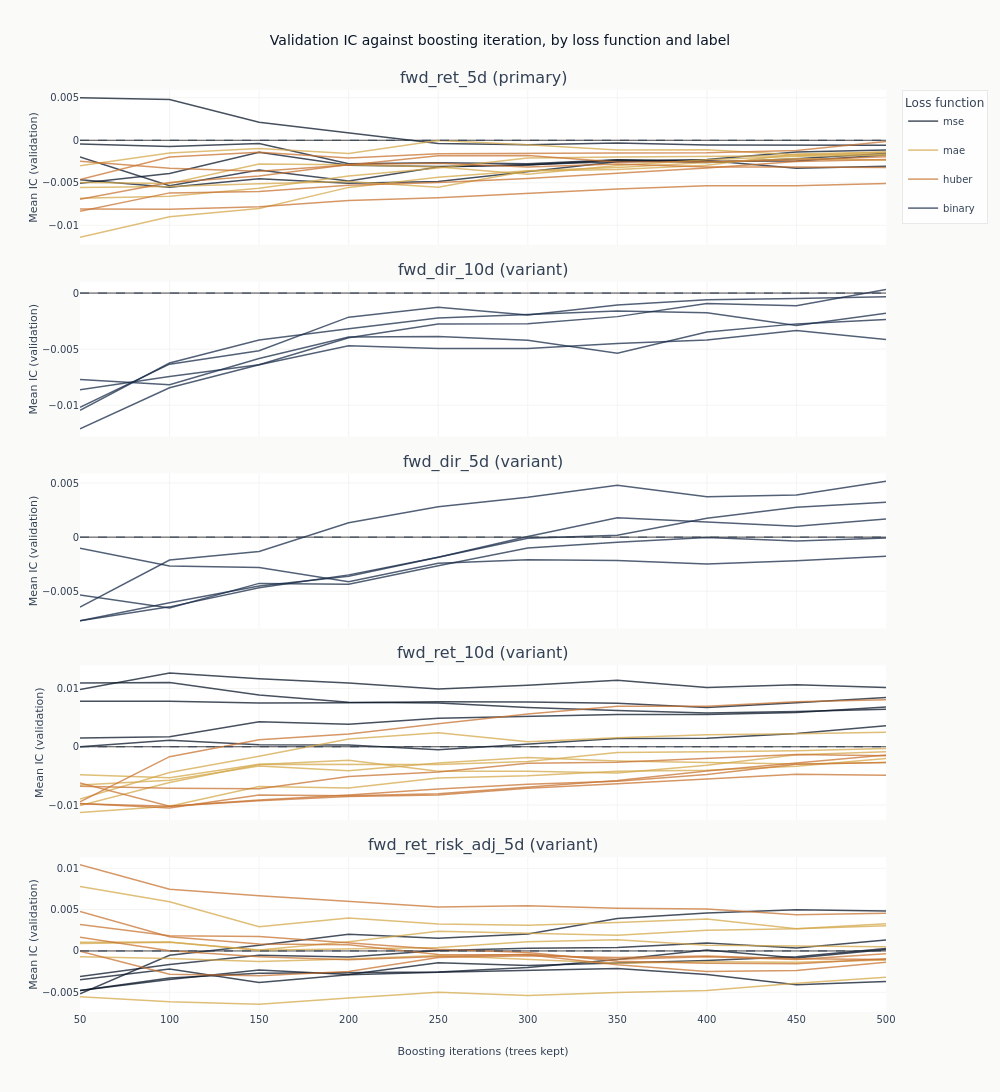

Here is the notebook cell this chart was saved with:
### Markdown cell above
### What more trees do

Each line traces one configuration's out-of-sample IC as trees are added to it, in its own
label's panel. This is the figure the checkpoint dimension exists to produce, and it separates
two things a single end-of-training number cannot.

A line that rises and then falls has an interior optimum: the model was still learning, then
began fitting the training window at the expense of the validation folds. A line that wanders
without trend around zero never had anything to learn in the first place, and its highest point
is wherever the noise happened to peak. The difference matters, because both produce a
respectable-looking maximum.

### Code cell
curves = catalog.filter("full_coverage").sort("label", "config_name", "checkpoint_value")
objectives = {
    "mse": COLORS["blue"],
    "mae": COLORS["amber"],
    "huber": COLORS["copper"],
    "binary": COLORS["slate"],
}


def objective_of(name: str) -> str:
    """Read the loss function out of a declared configuration name.

    Raising on an unrecognised name rather than defaulting is the point. The classification
    labels declare `*_binary` configurations, and a default of `mse` drew them in the
    squared-error colour under a legend that said the colour was the loss function.
    """
    match = next((key for key in objectives if name.endswith(key)), None)
    if match is None:
        raise ValueError(f"{name!r} does not end in a declared objective: {sorted(objectives)}")
    return match


fig_curves = make_subplots(
    rows=len(panel_labels),
    cols=1,
    shared_xaxes=True,
    vertical_spacing=0.04,
    subplot_titles=[
        f"{label} ({'primary' if label == primary else 'variant'})" for label in panel_labels
    ],
)
drawn_objectives: set[str] = set()
for row, label in enumerate(panel_labels, start=1):
    panel = curves.filter(pl.col("label") == label)
    for objective, color in objectives.items():
        members = [
            name
            for name in panel.get_column("config_name").unique(maintain_order=True)
            if objective_of(name) == objective
        ]
        for config_name in members:
            series = panel.filter(pl.col("config_name") == config_name)
            fig_curves.add_trace(
                go.Scatter(
                    x=series.get_column("checkpoint_value").to_list(),
                    y=series.get_column("ic_mean").to_list(),
                    mode="lines",
                    name=objective,
                    legendgroup=objective,
                    # One legend entry per loss function, not per configuration: the colour is
                    # the claim, and fifty-five named lines would bury it.
                    showlegend=objective not in drawn_objectives,
                    line=dict(color=color, width=1.5),
                    opacity=0.75,
                ),
                row=row,
                col=1,
            )
            drawn_objectives.add(objective)
    fig_curves.add_hline(
        y=0, line_width=1, line_dash="dash", line_color=COLORS["neutral"], row=row, col=1
    )
    fig_curves.update_yaxes(title_text="Mean IC (validation)", row=row, col=1)
fig_curves.update_xaxes(title_text="Boosting iterations (trees kept)", row=len(panel_labels), col=1)
fig_curves.update_layout(
    title="Validation IC against boosting iteration, by loss function and label",
    height=260 * len(panel_labels),
    width=1000,
    margin=dict(t=90),
    legend=dict(title_text="Loss function"),
)
# Which panels sit above zero is a fact about the frame, so the alt text reads it. Describing the
# whole chart as sitting below zero was true of the one label this notebook used to fit.
side_text = "; ".join(
    f"{row['label']} has {row['n_positive']} of {row['candidates']} above zero"
    for row in by_label.sort("label").iter_rows(named=True)
)
show_plotly_with_alt(
    fig_curves,
    "Line charts of mean validation information coefficient against boosting iteration, one line "
    "per configuration, coloured by loss function: dark navy for squared error, gold for absolute "
    "error, copper for Huber, slate for the binary objective the classification labels declare. "
    "One panel per label, sharing the iteration axis, each with a dashed zero line. Counted from "
    f"the frame: {side_text}. Within any one panel the lines wander up and down rather than "
    "rising to a common peak and falling away.",
)

### Figure 1 — Plotly figure (JSON) as saved in the notebook; plotly's stock layout.template omitted (floating-point values rounded to 4 significant figures)
{"data": [{"legendgroup": "mse", "line": {"color": "#0a1628", "width": 1.5}, "mode": "lines", "name": "mse", "opacity": 0.75, "showlegend": true, "type": "scatter", "x": [50, 100, 150, 200, 250, 300, 350, 400, 450, 500], "xaxis": "x", "y": [-0.005063, -0.003901, -0.001419, -0.002949, -0.003092, -0.002899, -0.002306, -0.002619, -0.002187, -0.001529], "yaxis": "y"}, {"legendgroup": "mse", "line": {"color": "#0a1628", "width": 1.5}, "mode": "lines", "name": "mse", "opacity": 0.75, "showlegend": false, "type": "scatter", "x": [50, 100, 150, 200, 250, 300, 350, 400, 450, 500], "xaxis": "x", "y": [-0.0004326, -0.0007404, -0.000382, -0.002772, -0.002645, -0.002766, -0.002296, -0.002371, -0.0033, -0.003059], "yaxis": "y"}, {"legendgroup": "mse", "line": {"color": "#0a1628", "width": 1.5}, "mode": "lines", "name": "mse", "opacity": 0.75, "showlegend": false, "type": "scatter", "x": [50, 100, 150, 200, 250, 300, 350, 400, 450, 500], "xaxis": "x", "y": [-0.001955, -0.005347, -0.003484, -0.004776, -0.003139, -0.00289, -0.002496, -0.002427, -0.002445, -0.001727], "yaxis": "y"}, {"legendgroup": "mse", "line": {"color": "#0a1628", "width": 1.5}, "mode": "lines", "name": "mse", "opacity": 0.75, "showlegend": false, "type": "scatter", "x": [50, 100, 150, 200, 250, 300, 350, 400, 450, 500], "xaxis": "x", "y": [-0.004636, -0.005538, -0.004532, -0.00506, -0.004853, -0.003682, -0.002539, -0.002274, -0.001378, -0.001152], "yaxis": "y"}, {"legendgroup": "mse", "line": {"color": "#0a1628", "width": 1.5}, "mode": "lines", "name": "mse", "opacity": 0.75, "showlegend": false, "type": "scatter", "x": [50, 100, 150, 200, 250, 300, 350, 400, 450, 500], "xaxis": "x", "y": [0.005005, 0.004796, 0.002119, 0.0008642, -0.0003705, -0.0005176, -0.0003296, -0.0005434, -0.0005895, -0.0005738], "yaxis": "y"}, {"legendgroup": "mae", "line": {"color": "#D4A84B", "width": 1.5}, "mode": "lines", "name": "mae", "opacity": 0.75, "showlegend": true, "type": "scatter", "x": [50, 100, 150, 200, 250, 300, 350, 400, 450, 500], "xaxis": "x", "y": [-0.005551, -0.005447, -0.005107, -0.004864, -0.005517, -0.003611, -0.003424, -0.002946, -0.001611, -0.001375], "yaxis": "y"}, {"legendgroup": "mae", "line": {"color": "#D4A84B", "width": 1.5}, "mode": "lines", "name": "mae", "opacity": 0.75, "showlegend": false, "type": "scatter", "x": [50, 100, 150, 200, 250, 300, 350, 400, 450, 500], "xaxis": "x", "y": [-0.004976, -0.005096, -0.002799, -0.002874, -0.003155, -0.004001, -0.002963, -0.002279, -0.001879, -0.001747], "yaxis": "y"}, {"legendgroup": "mae", "line": {"color": "#D4A84B", "width": 1.5}, "mode": "lines", "name": "mae", "opacity": 0.75, "showlegend": false, "type": "scatter", "x": [50, 100, 150, 200, 250, 300, 350, 400, 450, 500], "xaxis": "x", "y": [-0.006808, -0.006573, -0.005653, -0.004208, -0.003261, -0.002087, -0.001971, -0.001875, -0.001812, -0.001367], "yaxis": "y"}, {"legendgroup": "mae", "line": {"color": "#D4A84B", "width": 1.5}, "mode": "lines", "name": "mae", "opacity": 0.75, "showlegend": false, "type": "scatter", "x": [50, 100, 150, 200, 250, 300, 350, 400, 450, 500], "xaxis": "x", "y": [-0.0114, -0.008993, -0.008024, -0.005543, -0.004345, -0.003575, -0.003206, -0.002608, -0.002134, -0.002361], "yaxis": "y"}, {"legendgroup": "mae", "line": {"color": "#D4A84B", "width": 1.5}, "mode": "lines", "name": "mae", "opacity": 0.75, "showlegend": false, "type": "scatter", "x": [50, 100, 150, 200, 250, 300, 350, 400, 450, 500], "xaxis": "x", "y": [-0.002988, -0.001508, -0.0009672, -0.001543, -3.25e-05, -0.0005123, -0.001135, -0.001112, -0.001708, -0.001623], "yaxis": "y"}, {"legendgroup": "huber", "line": {"color": "#C87533", "width": 1.5}, "mode": "lines", "name": "huber", "opacity": 0.75, "showlegend": true, "type": "scatter", "x": [50, 100, 150, 200, 250, 300, 350, 400, 450, 500], "xaxis": "x", "y": [-0.004626, -0.001969, -0.001403, -0.002083, -0.001576, -0.001499, -0.001493, -0.00147, -0.001201, -0.0001363], "yaxis": "y"}, {"legendgroup": "huber", "line": {"color": "#C87533", "width": 1.5}, "mode": "lines", "name": "huber", "opacity": 0.75, "showlegend": false, "type": "scatter", "x": [50, 100, 150, 200, 250, 300, 350, 400, 450, 500], "xaxis": "x", "y": [-0.006937, -0.004957, -0.004209, -0.002841, -0.002692, -0.003134, -0.002783, -0.003133, -0.003146, -0.003199], "yaxis": "y"}, {"legendgroup": "huber", "line": {"color": "#C87533", "width": 1.5}, "mode": "lines", "name": "huber", "opacity": 0.75, "showlegend": false, "type": "scatter", "x": [50, 100, 150, 200, 250, 300, 350, 400, 450, 500], "xaxis": "x", "y": [-0.008087, -0.008105, -0.007815, -0.007099, -0.006749, -0.00621, -0.005743, -0.005344, -0.005353, -0.005098], "yaxis": "y"}, {"legendgroup": "huber", "line": {"color": "#C87533", "width": 1.5}, "mode": "lines", "name": "huber", "opacity": 0.75, "showlegend": false, "type": "scatter", "x": [50, 100, 150, 200, 250, 300, 350, 400, 450, 500], "xaxis": "x", "y": [-0.008355, -0.00619, -0.006035, -0.005299, -0.004982, -0.004493, -0.003877, -0.003265, -0.002486, -0.002252], "yaxis": "y"}, {"legendgroup": "huber", "line": {"color": "#C87533", "width": 1.5}, "mode": "lines", "name": "huber", "opacity": 0.75, "showlegend": false, "type": "scatter", "x": [50, 100, 150, 200, 250, 300, 350, 400, 450, 500], "xaxis": "x", "y": [-0.002454, -0.00329, -0.003633, -0.002901, -0.001834, -0.001796, -0.002553, -0.002521, -0.002317, -0.001932], "yaxis": "y"}, {"legendgroup": "binary", "line": {"color": "#1a2d4a", "width": 1.5}, "mode": "lines", "name": "binary", "opacity": 0.75, "showlegend": true, "type": "scatter", "x": [50, 100, 150, 200, 250, 300, 350, 400, 450, 500], "xaxis": "x2", "y": [-0.01018, -0.006338, -0.005148, -0.002145, -0.001256, -0.001963, -0.00106, -0.0006015, -0.0004882, -0.0003305], "yaxis": "y2"}, {"legendgroup": "binary", "line": {"color": "#1a2d4a", "width": 1.5}, "mode": "lines", "name": "binary", "opacity": 0.75, "showlegend": false, "type": "scatter", "x": [50, 100, 150, 200, 250, 300, 350, 400, 450, 500], "xaxis": "x2", "y": [-0.007694, -0.008167, -0.005829, -0.003913, -0.003861, -0.004202, -0.005373, -0.003474, -0.002745, -0.002355], "yaxis": "y2"}, {"legendgroup": "binary", "line": {"color": "#1a2d4a", "width": 1.5}, "mode": "lines", "name": "binary", "opacity": 0.75, "showlegend": false, "type": "scatter", "x": [50, 100, 150, 200, 250, 300, 350, 400, 450, 500], "xaxis": "x2", "y": [-0.01045, -0.00624, -0.00419, -0.003172, -0.002221, -0.001885, -0.001602, -0.001748, -0.002888, -0.001792], "yaxis": "y2"}, {"legendgroup": "binary", "line": {"color": "#1a2d4a", "width": 1.5}, "mode": "lines", "name": "binary", "opacity": 0.75, "showlegend": false, "type": "scatter", "x": [50, 100, 150, 200, 250, 300, 350, 400, 450, 500], "xaxis": "x2", "y": [-0.01211, -0.00844, -0.006394, -0.003978, -0.002764, -0.002728, -0.002099, -0.0009276, -0.00113, 0.0003168], "yaxis": "y2"}, {"legendgroup": "binary", "line": {"color": "#1a2d4a", "width": 1.5}, "mode": "lines", "name": "binary", "opacity": 0.75, "showlegend": false, "type": "scatter", "x": [50, 100, 150, 200, 250, 300, 350, 400, 450, 500], "xaxis": "x2", "y": [-0.008625, -0.007427, -0.006389, -0.004692, -0.004931, -0.004935, -0.004492, -0.004183, -0.003346, -0.004131], "yaxis": "y2"}, {"legendgroup": "binary", "line": {"color": "#1a2d4a", "width": 1.5}, "mode": "lines", "name": "binary", "opacity": 0.75, "showlegend": false, "type": "scatter", "x": [50, 100, 150, 200, 250, 300, 350, 400, 450, 500], "xaxis": "x3", "y": [-0.006472, -0.00212, -0.001331, 0.001326, 0.002804, 0.003693, 0.004787, 0.003722, 0.003884, 0.005159], "yaxis": "y3"}, {"legendgroup": "binary", "line": {"color": "#1a2d4a", "width": 1.5}, "mode": "lines", "name": "binary", "opacity": 0.75, "showlegend": false, "type": "scatter", "x": [50, 100, 150, 200, 250, 300, 350, 400, 450, 500], "xaxis": "x3", "y": [-0.005344, -0.006554, -0.004274, -0.004358, -0.002638, -0.001011, -0.0004832, -3.49e-05, -0.0003683, -8.363e-05], "yaxis": "y3"}, {"legendgroup": "binary", "line": {"color": "#1a2d4a", "width": 1.5}, "mode": "lines", "name": "binary", "opacity": 0.75, "showlegend": false, "type": "scatter", "x": [50, 100, 150, 200, 250, 300, 350, 400, 450, 500], "xaxis": "x3", "y": [-0.007722, -0.006443, -0.00467, -0.003488, -0.001849, -0.0001144, 0.0001792, 0.001746, 0.002758, 0.003229], "yaxis": "y3"}, {"legendgroup": "binary", "line": {"color": "#1a2d4a", "width": 1.5}, "mode": "lines", "name": "binary", "opacity": 0.75, "showlegend": false, "type": "scatter", "x": [50, 100, 150, 200, 250, 300, 350, 400, 450, 500], "xaxis": "x3", "y": [-0.00772, -0.006054, -0.004514, -0.003612, -0.001865, 4.866e-05, 0.001799, 0.001442, 0.001015, 0.001676], "yaxis": "y3"}, {"legendgroup": "binary", "line": {"color": "#1a2d4a", "width": 1.5}, "mode": "lines", "name": "binary", "opacity": 0.75, "showlegend": false, "type": "scatter", "x": [50, 100, 150, 200, 250, 300, 350, 400, 450, 500], "xaxis": "x3", "y": [-0.001021, -0.002676, -0.002806, -0.004118, -0.002406, -0.002081, -0.002154, -0.002485, -0.002191, -0.001774], "yaxis": "y3"}, {"legendgroup": "mse", "line": {"color": "#0a1628", "width": 1.5}, "mode": "lines", "name": "mse", "opacity": 0.75, "showlegend": false, "type": "scatter", "x": [50, 100, 150, 200, 250, 300, 350, 400, 450, 500], "xaxis": "x4", "y": [-1.649e-06, 0.001133, 0.0003602, 0.0002821, -0.0005079, 0.0005089, 0.001435, 0.001438, 0.002256, 0.003603], "yaxis": "y4"}, {"legendgroup": "mse", "line": {"color": "#0a1628", "width": 1.5}, "mode": "lines", "name": "mse", "opacity": 0.75, "showlegend": false, "type": "scatter", "x": [50, 100, 150, 200, 250, 300, 350, 400, 450, 500], "xaxis": "x4", "y": [0.01093, 0.01101, 0.008868, 0.007636, 0.007491, 0.006737, 0.006218, 0.005792, 0.006063, 0.006426], "yaxis": "y4"}, {"legendgroup": "mse", "line": {"color": "#0a1628", "width": 1.5}, "mode": "lines", "name": "mse", "opacity": 0.75, "showlegend": false, "type": "scatter", "x": [50, 100, 150, 200, 250, 300, 350, 400, 450, 500], "xaxis": "x4", "y": [0.007785, 0.007789, 0.007521, 0.007532, 0.007727, 0.007682, 0.00746, 0.006745, 0.00756, 0.008463], "yaxis": "y4"}, {"legendgroup": "mse", "line": {"color": "#0a1628", "width": 1.5}, "mode": "lines", "name": "mse", "opacity": 0.75, "showlegend": false, "type": "scatter", "x": [50, 100, 150, 200, 250, 300, 350, 400, 450, 500], "xaxis": "x4", "y": [0.001488, 0.001735, 0.004272, 0.003855, 0.004877, 0.005145, 0.005511, 0.005546, 0.005869, 0.006801], "yaxis": "y4"}, {"legendgroup": "mse", "line": {"color": "#0a1628", "width": 1.5}, "mode": "lines", "name": "mse", "opacity": 0.75, "showlegend": false, "type": "scatter", "x": [50, 100, 150, 200, 250, 300, 350, 400, 450, 500], "xaxis": "x4", "y": [0.00983, 0.01263, 0.01166, 0.01094, 0.009909, 0.01053, 0.01141, 0.01014, 0.01065, 0.01018], "yaxis": "y4"}, {"legendgroup": "mae", "line": {"color": "#D4A84B", "width": 1.5}, "mode": "lines", "name": "mae", "opacity": 0.75, "showlegend": false, "type": "scatter", "x": [50, 100, 150, 200, 250, 300, 350, 400, 450, 500], "xaxis": "x4", "y": [-0.004788, -0.005316, -0.003004, -0.003076, -0.003049, -0.002534, -0.001003, -0.000872, -0.0006668, -0.0003081], "yaxis": "y4"}, {"legendgroup": "mae", "line": {"color": "#D4A84B", "width": 1.5}, "mode": "lines", "name": "mae", "opacity": 0.75, "showlegend": false, "type": "scatter", "x": [50, 100, 150, 200, 250, 300, 350, 400, 450, 500], "xaxis": "x4", "y": [-0.01007, -0.006135, -0.003032, -0.002331, -0.004192, -0.004209, -0.004477, -0.003187, -0.001369, -0.0008557], "yaxis": "y4"}, {"legendgroup": "mae", "line": {"color": "#D4A84B", "width": 1.5}, "mode": "lines", "name": "mae", "opacity": 0.75, "showlegend": false, "type": "scatter", "x": [50, 100, 150, 200, 250, 300, 350, 400, 450, 500], "xaxis": "x4", "y": [-0.01127, -0.01018, -0.006796, -0.007063, -0.005367, -0.00499, -0.00421, -0.004041, -0.003335, -0.002015], "yaxis": "y4"}, {"legendgroup": "mae", "line": {"color": "#D4A84B", "width": 1.5}, "mode": "lines", "name": "mae", "opacity": 0.75, "showlegend": false, "type": "scatter", "x": [50, 100, 150, 200, 250, 300, 350, 400, 450, 500], "xaxis": "x4", "y": [-0.008967, -0.00443, -0.00162, 0.001311, 0.002397, 0.0008697, 0.001564, 0.002045, 0.002239, 0.002505], "yaxis": "y4"}, {"legendgroup": "mae", "line": {"color": "#D4A84B", "width": 1.5}, "mode": "lines", "name": "mae", "opacity": 0.75, "showlegend": false, "type": "scatter", "x": [50, 100, 150, 200, 250, 300, 350, 400, 450, 500], "xaxis": "x4", "y": [-0.006547, -0.005756, -0.003294, -0.00411, -0.002775, -0.001846, -0.002438, -0.002733, -0.002956, -0.002706], "yaxis": "y4"}, {"legendgroup": "huber", "line": {"color": "#C87533", "width": 1.5}, "mode": "lines", "name": "huber", "opacity": 0.75, "showlegend": false, "type": "scatter", "x": [50, 100, 150, 200, 250, 300, 350, 400, 450, 500], "xaxis": "x4", "y": [-0.009424, -0.001695, 0.001192, 0.00219, 0.003935, 0.005622, 0.006955, 0.006929, 0.007715, 0.00805], "yaxis": "y4"}, {"legendgroup": "huber", "line": {"color": "#C87533", "width": 1.5}, "mode": "lines", "name": "huber", "opacity": 0.75, "showlegend": false, "type": "scatter", "x": [50, 100, 150, 200, 250, 300, 350, 400, 450, 500], "xaxis": "x4", "y": [-0.006196, -0.01018, -0.009259, -0.008536, -0.008284, -0.007104, -0.006331, -0.00546, -0.004717, -0.0049], "yaxis": "y4"}, {"legendgroup": "huber", "line": {"color": "#C87533", "width": 1.5}, "mode": "lines", "name": "huber", "opacity": 0.75, "showlegend": false, "type": "scatter", "x": [50, 100, 150, 200, 250, 300, 350, 400, 450, 500], "xaxis": "x4", "y": [-0.009779, -0.01021, -0.009134, -0.008265, -0.007253, -0.006443, -0.005911, -0.004737, -0.003009, -0.002708], "yaxis": "y4"}, {"legendgroup": "huber", "line": {"color": "#C87533", "width": 1.5}, "mode": "lines", "name": "huber", "opacity": 0.75, "showlegend": false, "type": "scatter", "x": [50, 100, 150, 200, 250, 300, 350, 400, 450, 500], "xaxis": "x4", "y": [-0.009743, -0.01051, -0.008264, -0.008404, -0.008072, -0.006921, -0.005777, -0.004162, -0.002783, -0.001407], "yaxis": "y4"}, {"legendgroup": "huber", "line": {"color": "#C87533", "width": 1.5}, "mode": "lines", "name": "huber", "opacity": 0.75, "showlegend": false, "type": "scatter", "x": [50, 100, 150, 200, 250, 300, 350, 400, 450, 500], "xaxis": "x4", "y": [-0.006777, -0.007104, -0.007214, -0.005086, -0.004319, -0.002824, -0.00266, -0.001973, -0.001314, -0.001549], "yaxis": "y4"}, {"legendgroup": "mse", "line": {"color": "#0a1628", "width": 1.5}, "mode": "lines", "name": "mse", "opacity": 0.75, "showlegend": false, "type": "scatter", "x": [50, 100, 150, 200, 250, 300, 350, 400, 450, 500], "xaxis": "x5", "y": [-0.005189, -0.0005287, 0.000682, 0.002019, 0.001545, 0.002061, 0.003925, 0.004605, 0.00499, 0.004846], "yaxis": "y5"}, {"legendgroup": "mse", "line": {"color": "#0a1628", "width": 1.5}, "mode": "lines", "name": "mse", "opacity": 0.75, "showlegend": false, "type": "scatter", "x": [50, 100, 150, 200, 250, 300, 350, 400, 450, 500], "xaxis": "x5", "y": [-0.003093, -0.001652, -0.0005163, -0.0007371, 6.386e-05, 0.0003196, 0.000411, 0.0009524, 0.0003659, 0.001325], "yaxis": "y5"}, {"legendgroup": "mse", "line": {"color": "#0a1628", "width": 1.5}, "mode": "lines", "name": "mse", "opacity": 0.75, "showlegend": false, "type": "scatter", "x": [50, 100, 150, 200, 250, 300, 350, 400, 450, 500], "xaxis": "x5", "y": [-0.004785, -0.003455, -0.002315, -0.002851, -0.001426, -0.00176, -0.001455, -0.001144, -0.0007023, 0.0002972], "yaxis": "y5"}, {"legendgroup": "mse", "line": {"color": "#0a1628", "width": 1.5}, "mode": "lines", "name": "mse", "opacity": 0.75, "showlegend": false, "type": "scatter", "x": [50, 100, 150, 200, 250, 300, 350, 400, 450, 500], "xaxis": "x5", "y": [-0.004798, -0.003266, -0.0027, -0.002644, -0.002557, -0.002016, -0.001022, 0.0001103, -0.0008499, 0.0001683], "yaxis": "y5"}, {"legendgroup": "mse", "line": {"color": "#0a1628", "width": 1.5}, "mode": "lines", "name": "mse", "opacity": 0.75, "showlegend": false, "type": "scatter", "x": [50, 100, 150, 200, 250, 300, 350, 400, 450, 500], "xaxis": "x5", "y": [-0.003484, -0.002185, -0.003812, -0.002874, -0.002575, -0.002324, -0.002118, -0.002857, -0.004091, -0.003687], "yaxis": "y5"}, {"legendgroup": "mae", "line": {"color": "#D4A84B", "width": 1.5}, "mode": "lines", "name": "mae", "opacity": 0.75, "showlegend": false, "type": "scatter", "x": [50, 100, 150, 200, 250, 300, 350, 400, 450, 500], "xaxis": "x5", "y": [0.0009127, 0.001052, 0.0001044, 0.001128, 0.002377, 0.002155, 0.001911, 0.002495, 0.00268, 0.003064], "yaxis": "y5"}, {"legendgroup": "mae", "line": {"color": "#D4A84B", "width": 1.5}, "mode": "lines", "name": "mae", "opacity": 0.75, "showlegend": false, "type": "scatter", "x": [50, 100, 150, 200, 250, 300, 350, 400, 450, 500], "xaxis": "x5", "y": [0.001065, 0.001077, 7.876e-05, 0.0002422, 0.0004084, 0.001114, 0.001365, 0.0006984, 0.0006482, 0.0005121], "yaxis": "y5"}, {"legendgroup": "mae", "line": {"color": "#D4A84B", "width": 1.5}, "mode": "lines", "name": "mae", "opacity": 0.75, "showlegend": false, "type": "scatter", "x": [50, 100, 150, 200, 250, 300, 350, 400, 450, 500], "xaxis": "x5", "y": [-0.0007061, -0.0009054, -0.001278, -0.0009627, -0.0005523, -0.001006, -0.001503, -0.001311, -0.001355, -0.001086], "yaxis": "y5"}, {"legendgroup": "mae", "line": {"color": "#D4A84B", "width": 1.5}, "mode": "lines", "name": "mae", "opacity": 0.75, "showlegend": false, "type": "scatter", "x": [50, 100, 150, 200, 250, 300, 350, 400, 450, 500], "xaxis": "x5", "y": [-0.005556, -0.006149, -0.006453, -0.005681, -0.00501, -0.005391, -0.005022, -0.004778, -0.003905, -0.00318], "yaxis": "y5"}, {"legendgroup": "mae", "line": {"color": "#D4A84B", "width": 1.5}, "mode": "lines", "name": "mae", "opacity": 0.75, "showlegend": false, "type": "scatter", "x": [50, 100, 150, 200, 250, 300, 350, 400, 450, 500], "xaxis": "x5", "y": [0.007792, 0.005945, 0.002926, 0.004001, 0.003259, 0.00312, 0.00344, 0.003869, 0.002678, 0.00328], "yaxis": "y5"}, {"legendgroup": "huber", "line": {"color": "#C87533", "width": 1.5}, "mode": "lines", "name": "huber", "opacity": 0.75, "showlegend": false, "type": "scatter", "x": [50, 100, 150, 200, 250, 300, 350, 400, 450, 500], "xaxis": "x5", "y": [-3.536e-05, -0.002818, -0.003002, -0.002493, -0.0007827, -0.0005698, -0.000783, -0.000603, -0.0009551, -0.001037], "yaxis": "y5"}, {"legendgroup": "huber", "line": {"color": "#C87533", "width": 1.5}, "mode": "lines", "name": "huber", "opacity": 0.75, "showlegend": false, "type": "scatter", "x": [50, 100, 150, 200, 250, 300, 350, 400, 450, 500], "xaxis": "x5", "y": [0.003208, 0.00183, 0.001734, 0.0009404, 0.0002044, -0.0001815, -0.001238, -0.001484, -0.00155, -0.0009311], "yaxis": "y5"}, {"legendgroup": "huber", "line": {"color": "#C87533", "width": 1.5}, "mode": "lines", "name": "huber", "opacity": 0.75, "showlegend": false, "type": "scatter", "x": [50, 100, 150, 200, 250, 300, 350, 400, 450, 500], "xaxis": "x5", "y": [0.004783, 0.001708, 0.0008524, 0.0007416, -0.0004384, -0.000463, -0.001662, -0.002501, -0.002381, -0.001355], "yaxis": "y5"}, {"legendgroup": "huber", "line": {"color": "#C87533", "width": 1.5}, "mode": "lines", "name": "huber", "opacity": 0.75, "showlegend": false, "type": "scatter", "x": [50, 100, 150, 200, 250, 300, 350, 400, 450, 500], "xaxis": "x5", "y": [0.001655, 1.433e-05, -0.0007067, -0.001067, -0.000684, -0.0004131, -0.001005, -0.0007038, -0.001025, -0.0003459], "yaxis": "y5"}, {"legendgroup": "huber", "line": {"color": "#C87533", "width": 1.5}, "mode": "lines", "name": "huber", "opacity": 0.75, "showlegend": false, "type": "scatter", "x": [50, 100, 150, 200, 250, 300, 350, 400, 450, 500], "xaxis": "x5", "y": [0.01042, 0.007479, 0.006697, 0.005975, 0.005334, 0.005466, 0.005175, 0.005085, 0.004387, 0.004562], "yaxis": "y5"}], "layout": {"annotations": [{"font": {"size": 16}, "showarrow": false, "text": "fwd_ret_5d (primary)", "x": 0.5, "xanchor": "center", "xref": "paper", "y": 1.0, "yanchor": "bottom", "yref": "paper"}, {"font": {"size": 16}, "showarrow": false, "text": "fwd_dir_10d (variant)", "x": 0.5, "xanchor": "center", "xref": "paper", "y": 0.792, "yanchor": "bottom", "yref": "paper"}, {"font": {"size": 16}, "showarrow": false, "text": "fwd_dir_5d (variant)", "x": 0.5, "xanchor": "center", "xref": "paper", "y": 0.584, "yanchor": "bottom", "yref": "paper"}, {"font": {"size": 16}, "showarrow": false, "text": "fwd_ret_10d (variant)", "x": 0.5, "xanchor": "center", "xref": "paper", "y": 0.376, "yanchor": "bottom", "yref": "paper"}, {"font": {"size": 16}, "showarrow": false, "text": "fwd_ret_risk_adj_5d (variant)", "x": 0.5, "xanchor": "center", "xref": "paper", "y": 0.168, "yanchor": "bottom", "yref": "paper"}], "height": 1300, "legend": {"title": {"text": "Loss function"}}, "margin": {"t": 90}, "shapes": [{"line": {"color": "#334155", "dash": "dash", "width": 1}, "type": "line", "x0": 0, "x1": 1, "xref": "x domain", "y0": 0, "y1": 0, "yref": "y"}, {"line": {"color": "#334155", "dash": "dash", "width": 1}, "type": "line", "x0": 0, "x1": 1, "xref": "x2 domain", "y0": 0, "y1": 0, "yref": "y2"}, {"line": {"color": "#334155", "dash": "dash", "width": 1}, "type": "line", "x0": 0, "x1": 1, "xref": "x3 domain", "y0": 0, "y1": 0, "yref": "y3"}, {"line": {"color": "#334155", "dash": "dash", "width": 1}, "type": "line", "x0": 0, "x1": 1, "xref": "x4 domain", "y0": 0, "y1": 0, "yref": "y4"}, {"line": {"color": "#334155", "dash": "dash", "width": 1}, "type": "line", "x0": 0, "x1": 1, "xref": "x5 domain", "y0": 0, "y1": 0, "yref": "y5"}], "title": {"text": "Validation IC against boosting iteration, by loss function and label"}, "width": 1000, "xaxis": {"anchor": "y", "domain": [0.0, 1.0], "matches": "x5", "showticklabels": false}, "xaxis2": {"anchor": "y2", "domain": [0.0, 1.0], "matches": "x5", "showticklabels": false}, "xaxis3": {"anchor": "y3", "domain": [0.0, 1.0], "matches": "x5", "showticklabels": false}, "xaxis4": {"anchor": "y4", "domain": [0.0, 1.0], "matches": "x5", "showticklabels": false}, "xaxis5": {"anchor": "y5", "domain": [0.0, 1.0], "title": {"text": "Boosting iterations (trees kept)"}}, "yaxis": {"anchor": "x", "domain": [0.832, 1.0], "title": {"text": "Mean IC (validation)"}}, "yaxis2": {"anchor": "x2", "domain": [0.624, 0.792], "title": {"text": "Mean IC (validation)"}}, "yaxis3": {"anchor": "x3", "domain": [0.416, 0.584], "title": {"text": "Mean IC (validation)"}}, "yaxis4": {"anchor": "x4", "domain": [0.208, 0.376], "title": {"text": "Mean IC (validation)"}}, "yaxis5": {"anchor": "x5", "domain": [0.0, 0.168], "title": {"text": "Mean IC (validation)"}}}}
